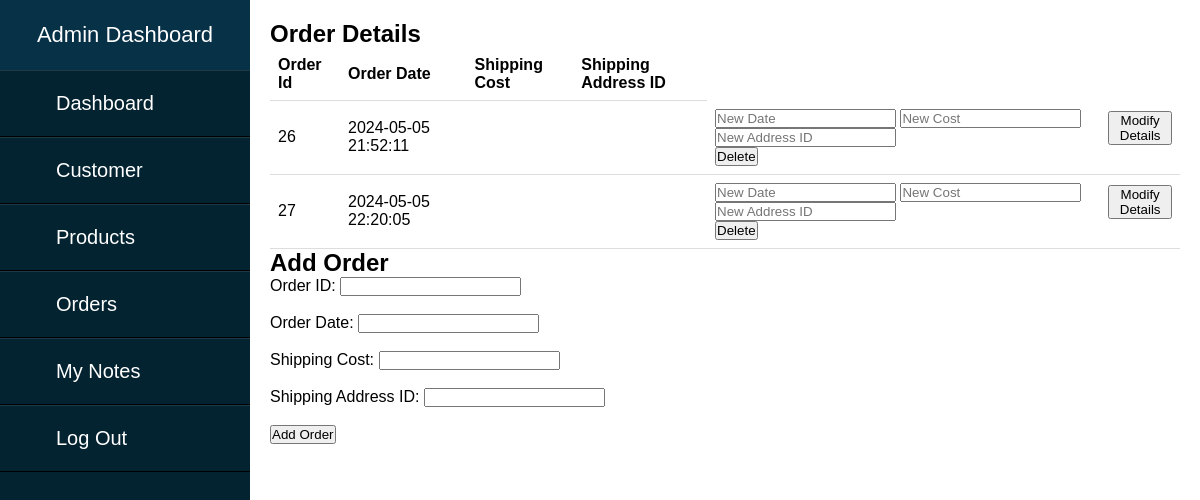
Page /orders.html on the earlier database version.
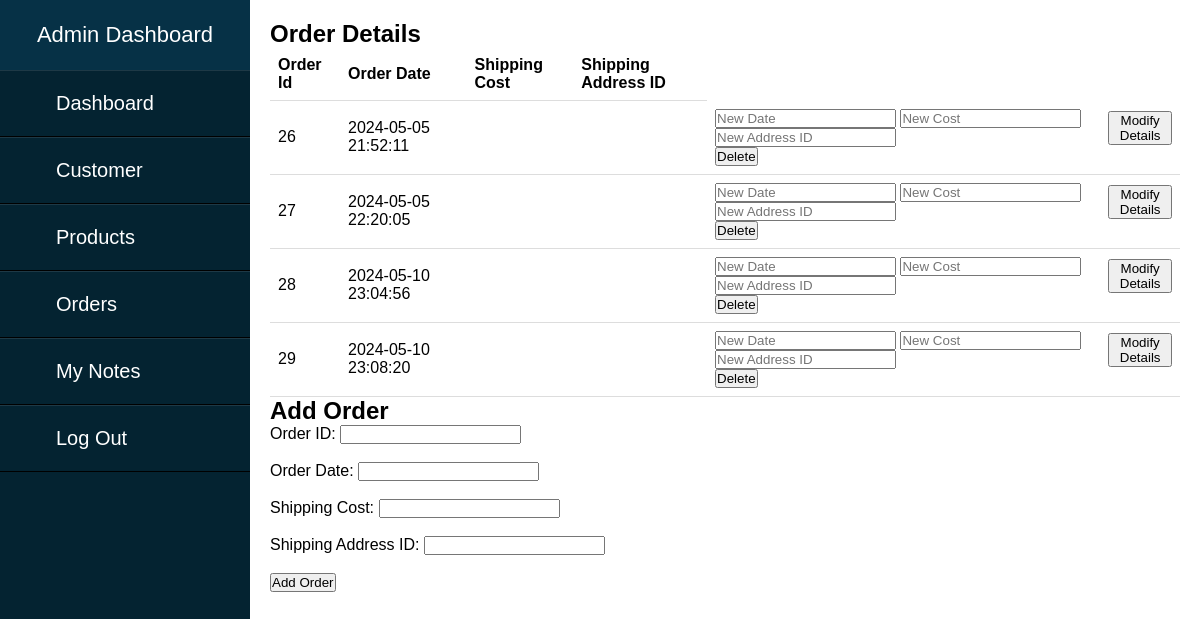
Same page on the later database version.
### tables this page shows
CREATE TABLE "orders" (
	"orderId"	INTEGER,
	"orderDate"	DATE,
	"address"	varchar(500),
	"status"	varchar(10),
	PRIMARY KEY("orderId" AUTOINCREMENT),
	FOREIGN KEY("address") REFERENCES "addresses"("userAddressId") ON DELETE NO ACTION
);

### main.py (the view)
@app.route('/orders.html')
def index6():
    conn = sqlite3.connect('database.db')
    cursor = conn.cursor()
    cursor.execute("SELECT ORDERID,ORDERDATE FROM ORDERS ORDER BY ORDERID")
    data = cursor.fetchall()
    conn.close()
    return render_template('orders.html',data=data)

### templates/orders.html (shortened to what this page needs)
<!DOCTYPE html>
<html lang="en">
<head>
    <link rel="stylesheet" href="{{ url_for('static', filename='ord.css') }}">
</head>
<body>
    <div class="sidebar">
        <header>Admin Dashboard</header>
        <ul>
            <li><a href="admin_pg.html">Dashboard</a></li>
            <li><a href="Customer.html">Customer</a></li>
            <li><a href="Products.html">Products</a></li>
            <li><a href="orders.html">Orders</a></li>
            <li><a href="MyNotes.html">My Notes</a></li>
            <li><a href="login_pg.html">Log Out</a></li>
        </ul>
    </div>
    <div class="content">
        <h2>Order Details</h2>
        <div class="notes">
            <table>
                <thead>
                    <tr>
                        <th>Order Id</th>
                        <th>Order Date</th>
                        <th>Shipping Cost</th>
                        <th>Shipping Address ID</th>
                    </tr>
                </thead>
                <tbody>
                    {% for row in data %}
                    <tr>
                        <td>{{ row[0] }}</td>
                        <td>{{ row[1] }}</td>
                        <td>{{ row[2] }}</td>
                        <td>{{ row[3] }}</td>
                        <td>
                            <form action="/edit_order" method="post" class="edit-form">
                                <div class="edit-fields">
                                    <input type="text" name="order_date" placeholder="New Date">
                                    <input type="text" name="shipping_cost" placeholder="New Cost">
                                    <input type="text" name="shipping_address_id" placeholder="New Address ID">
                                </div>
                                <button type="submit">Modify Details</button>
                            </form>
                            <form action="/edit_order" method="post">
                                <button type="submit" formaction="/delete_order">Delete</button>
                            </form>
                        </td>
                    </tr>
                    {% endfor %}
                </tbody>
            </table>
            <h2>Add Order</h2>
            <form action="/add_order" method="post" class="addus">
                <label for="order_id">Order ID:</label>
                <input type="text" id="order_id" name="order_id"><br><br>
                <label for="order_date">Order Date:</label>
                <input type="text" id="order_date" name="order_date"><br><br>
                <label for="shipping_cost">Shipping Cost:</label>
                <input type="text" id="shipping_cost" name="shipping_cost"><br><br>
                <label for="shipping_address_id">Shipping Address ID:</label>
                <input type="text" id="shipping_address_id" name="shipping_address_id"><br><br>
                <button type="submit">Add Order</button>
            </form>
            </div>
</body>
</html>

Differences in the rows shown:
added orders: orderId "28", orderDate "2024-05-10 23:04:56"
added orders: orderId "29", orderDate "2024-05-10 23:08:20"
